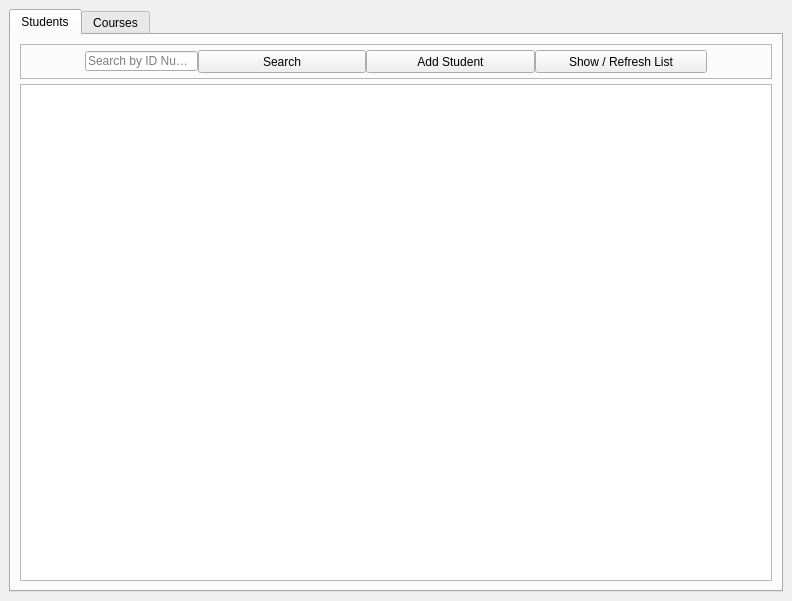
<?xml version="1.0" encoding="UTF-8"?>
<ui version="4.0">
 <class>MainWindow</class>
 <widget class="QMainWindow" name="MainWindow">
  <property name="windowModality">
   <enum>Qt::NonModal</enum>
  </property>
  <property name="geometry">
   <rect>
    <x>0</x>
    <y>0</y>
    <width>792</width>
    <height>601</height>
   </rect>
  </property>
  <property name="minimumSize">
   <size>
    <width>676</width>
    <height>601</height>
   </size>
  </property>
  <property name="font">
   <font>
    <family>Segoe UI</family>
   </font>
  </property>
  <property name="windowTitle">
   <string>Bermudo's Student Information System</string>
  </property>
  <widget class="QWidget" name="centralwidget">
   <property name="sizePolicy">
    <sizepolicy hsizetype="Expanding" vsizetype="Expanding">
     <horstretch>0</horstretch>
     <verstretch>0</verstretch>
    </sizepolicy>
   </property>
   <layout class="QHBoxLayout" name="horizontalLayout_2">
    <item>
     <widget class="QTabWidget" name="tabWidget">
      <property name="currentIndex">
       <number>0</number>
      </property>
      <widget class="QWidget" name="studentTab">
       <attribute name="title">
        <string>Students</string>
       </attribute>
       <layout class="QHBoxLayout" name="horizontalLayout">
        <item>
         <layout class="QVBoxLayout" name="verticalLayout_3">
          <property name="sizeConstraint">
           <enum>QLayout::SetNoConstraint</enum>
          </property>
          <item>
           <layout class="QVBoxLayout" name="verticalLayout_2">
            <property name="spacing">
             <number>5</number>
            </property>
            <property name="sizeConstraint">
             <enum>QLayout::SetNoConstraint</enum>
            </property>
            <item>
             <widget class="QFrame" name="frame">
              <property name="styleSheet">
               <string notr="true"/>
              </property>
              <property name="frameShape">
               <enum>QFrame::StyledPanel</enum>
              </property>
              <property name="frameShadow">
               <enum>QFrame::Raised</enum>
              </property>
              <layout class="QVBoxLayout" name="verticalLayout">
               <property name="spacing">
                <number>0</number>
               </property>
               <property name="leftMargin">
                <number>5</number>
               </property>
               <property name="topMargin">
                <number>5</number>
               </property>
               <property name="rightMargin">
                <number>5</number>
               </property>
               <property name="bottomMargin">
                <number>5</number>
               </property>
               <item>
                <layout class="QGridLayout" name="gridLayout">
                 <item row="0" column="4">
                  <widget class="QPushButton" name="showButton">
                   <property name="minimumSize">
                    <size>
                     <width>172</width>
                     <height>23</height>
                    </size>
                   </property>
                   <property name="maximumSize">
                    <size>
                     <width>172</width>
                     <height>23</height>
                    </size>
                   </property>
                   <property name="font">
                    <font>
                     <family>Segoe UI</family>
                    </font>
                   </property>
                   <property name="text">
                    <string>Show / Refresh List</string>
                   </property>
                  </widget>
                 </item>
                 <item row="0" column="2">
                  <widget class="QPushButton" name="searchButton">
                   <property name="minimumSize">
                    <size>
                     <width>168</width>
                     <height>23</height>
                    </size>
                   </property>
                   <property name="maximumSize">
                    <size>
                     <width>168</width>
                     <height>23</height>
                    </size>
                   </property>
                   <property name="font">
                    <font>
                     <family>Segoe UI</family>
                    </font>
                   </property>
                   <property name="text">
                    <string>Search</string>
                   </property>
                  </widget>
                 </item>
                 <item row="0" column="1">
                  <widget class="QLineEdit" name="searchBar">
                   <property name="minimumSize">
                    <size>
                     <width>113</width>
                     <height>20</height>
                    </size>
                   </property>
                   <property name="maximumSize">
                    <size>
                     <width>113</width>
                     <height>20</height>
                    </size>
                   </property>
                   <property name="font">
                    <font>
                     <family>Segoe UI</family>
                    </font>
                   </property>
                   <property name="toolTip">
                    <string>Search by ID Number e.g. (2020 - 1971)</string>
                   </property>
                   <property name="toolTipDuration">
                    <number>10</number>
                   </property>
                   <property name="statusTip">
                    <string notr="true">Search by ID Number e.g. (2020 - 1971)</string>
                   </property>
                   <property name="placeholderText">
                    <string>Search by ID Number</string>
                   </property>
                  </widget>
                 </item>
                 <item row="0" column="5">
                  <spacer name="horizontalSpacer_2">
                   <property name="orientation">
                    <enum>Qt::Horizontal</enum>
                   </property>
                   <property name="sizeHint" stdset="0">
                    <size>
                     <width>40</width>
                     <height>20</height>
                    </size>
                   </property>
                  </spacer>
                 </item>
                 <item row="0" column="3">
                  <widget class="QPushButton" name="addButton">
                   <property name="minimumSize">
                    <size>
                     <width>169</width>
                     <height>23</height>
                    </size>
                   </property>
                   <property name="maximumSize">
                    <size>
                     <width>169</width>
                     <height>23</height>
                    </size>
                   </property>
                   <property name="font">
                    <font>
                     <family>Segoe UI</family>
                    </font>
                   </property>
                   <property name="text">
                    <string>Add Student</string>
                   </property>
                  </widget>
                 </item>
                 <item row="0" column="0">
                  <spacer name="horizontalSpacer">
                   <property name="orientation">
                    <enum>Qt::Horizontal</enum>
                   </property>
                   <property name="sizeHint" stdset="0">
                    <size>
                     <width>40</width>
                     <height>20</height>
                    </size>
                   </property>
                  </spacer>
                 </item>
                </layout>
               </item>
              </layout>
             </widget>
            </item>
            <item>
             <widget class="QTableWidget" name="tableWidget">
              <property name="horizontalScrollBarPolicy">
               <enum>Qt::ScrollBarAlwaysOff</enum>
              </property>
              <property name="sizeAdjustPolicy">
               <enum>QAbstractScrollArea::AdjustIgnored</enum>
              </property>
              <property name="editTriggers">
               <set>QAbstractItemView::NoEditTriggers</set>
              </property>
              <property name="columnCount">
               <number>0</number>
              </property>
             </widget>
            </item>
           </layout>
          </item>
         </layout>
        </item>
       </layout>
      </widget>
      <widget class="QWidget" name="coursesTab">
       <attribute name="title">
        <string>Courses</string>
       </attribute>
       <layout class="QVBoxLayout" name="verticalLayout_8">
        <item>
         <layout class="QVBoxLayout" name="verticalLayout_4">
          <property name="sizeConstraint">
           <enum>QLayout::SetNoConstraint</enum>
          </property>
          <item>
           <layout class="QVBoxLayout" name="verticalLayout_9">
            <property name="spacing">
             <number>5</number>
            </property>
            <property name="sizeConstraint">
             <enum>QLayout::SetNoConstraint</enum>
            </property>
            <item>
             <widget class="QFrame" name="frame_3">
              <property name="styleSheet">
               <string notr="true"/>
              </property>
              <property name="frameShape">
               <enum>QFrame::StyledPanel</enum>
              </property>
              <property name="frameShadow">
               <enum>QFrame::Raised</enum>
              </property>
              <layout class="QVBoxLayout" name="verticalLayout_10">
               <property name="spacing">
                <number>0</number>
               </property>
               <property name="leftMargin">
                <number>5</number>
               </property>
               <property name="topMargin">
                <number>5</number>
               </property>
               <property name="rightMargin">
                <number>5</number>
               </property>
               <property name="bottomMargin">
                <number>5</number>
               </property>
               <item>
                <layout class="QGridLayout" name="gridLayout_3">
                 <item row="0" column="2">
                  <widget class="QPushButton" name="searchButton2">
                   <property name="minimumSize">
                    <size>
                     <width>168</width>
                     <height>23</height>
                    </size>
                   </property>
                   <property name="maximumSize">
                    <size>
                     <width>168</width>
                     <height>23</height>
                    </size>
                   </property>
                   <property name="font">
                    <font>
                     <family>Segoe UI</family>
                    </font>
                   </property>
                   <property name="text">
                    <string>Search</string>
                   </property>
                  </widget>
                 </item>
                 <item row="0" column="4">
                  <widget class="QPushButton" name="showButton2">
                   <property name="minimumSize">
                    <size>
                     <width>172</width>
                     <height>23</height>
                    </size>
                   </property>
                   <property name="maximumSize">
                    <size>
                     <width>172</width>
                     <height>23</height>
                    </size>
                   </property>
                   <property name="font">
                    <font>
                     <family>Segoe UI</family>
                    </font>
                   </property>
                   <property name="text">
                    <string>Show / Refresh List</string>
                   </property>
                  </widget>
                 </item>
                 <item row="0" column="3">
                  <widget class="QPushButton" name="addButton2">
                   <property name="minimumSize">
                    <size>
                     <width>169</width>
                     <height>23</height>
                    </size>
                   </property>
                   <property name="maximumSize">
                    <size>
                     <width>169</width>
                     <height>23</height>
                    </size>
                   </property>
                   <property name="font">
                    <font>
                     <family>Segoe UI</family>
                    </font>
                   </property>
                   <property name="text">
                    <string>Add Course</string>
                   </property>
                  </widget>
                 </item>
                 <item row="0" column="1">
                  <widget class="QLineEdit" name="searchBar2">
                   <property name="minimumSize">
                    <size>
                     <width>113</width>
                     <height>20</height>
                    </size>
                   </property>
                   <property name="maximumSize">
                    <size>
                     <width>113</width>
                     <height>20</height>
                    </size>
                   </property>
                   <property name="font">
                    <font>
                     <family>Segoe UI</family>
                    </font>
                   </property>
                   <property name="toolTip">
                    <string>Search by ID Number e.g. (2020 - 1971)</string>
                   </property>
                   <property name="toolTipDuration">
                    <number>10</number>
                   </property>
                   <property name="statusTip">
                    <string notr="true">Search by ID Number e.g. (2020 - 1971)</string>
                   </property>
                   <property name="placeholderText">
                    <string>Search by Course Code</string>
                   </property>
                  </widget>
                 </item>
                 <item row="0" column="5">
                  <spacer name="horizontalSpacer_5">
                   <property name="orientation">
                    <enum>Qt::Horizontal</enum>
                   </property>
                   <property name="sizeHint" stdset="0">
                    <size>
                     <width>40</width>
                     <height>20</height>
                    </size>
                   </property>
                  </spacer>
                 </item>
                 <item row="0" column="0">
                  <spacer name="horizontalSpacer_6">
                   <property name="orientation">
                    <enum>Qt::Horizontal</enum>
                   </property>
                   <property name="sizeHint" stdset="0">
                    <size>
                     <width>40</width>
                     <height>20</height>
                    </size>
                   </property>
                  </spacer>
                 </item>
                </layout>
               </item>
              </layout>
             </widget>
            </item>
            <item>
             <widget class="QTableWidget" name="tableWidget2">
              <property name="horizontalScrollBarPolicy">
               <enum>Qt::ScrollBarAlwaysOff</enum>
              </property>
              <property name="sizeAdjustPolicy">
               <enum>QAbstractScrollArea::AdjustIgnored</enum>
              </property>
              <property name="editTriggers">
               <set>QAbstractItemView::NoEditTriggers</set>
              </property>
              <property name="columnCount">
               <number>0</number>
              </property>
             </widget>
            </item>
           </layout>
          </item>
         </layout>
        </item>
       </layout>
      </widget>
     </widget>
    </item>
   </layout>
  </widget>
 </widget>
 <resources/>
 <connections/>
</ui>
